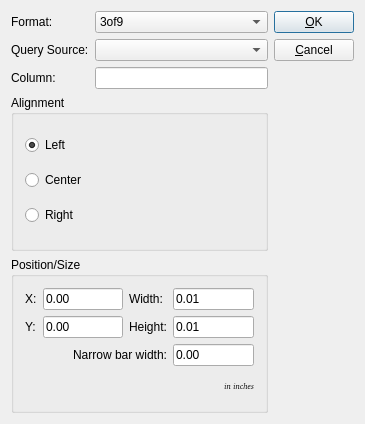
<?xml version="1.0" encoding="UTF-8"?>
<ui version="4.0">
 <comment> * OpenRPT report writer and rendering engine
 * Copyright (C) 2001-2012 by OpenMFG, LLC
 *
 * This library is free software; you can redistribute it and/or
 * modify it under the terms of the GNU Lesser General Public
 * License as published by the Free Software Foundation; either
 * version 2.1 of the License, or (at your option) any later version.
 *
 * This library is distributed in the hope that it will be useful,
 * but WITHOUT ANY WARRANTY; without even the implied warranty of
 * MERCHANTABILITY or FITNESS FOR A PARTICULAR PURPOSE. See the GNU
 * Lesser General Public License for more details.
 *
 * You should have received a copy of the GNU Lesser General Public
 * License along with this library; if not, write to the Free Software
 * Foundation, Inc., 59 Temple Place, Suite 330, Boston, MA 02111-1307 USA
 * Please contact info@openmfg.com with any questions on this license.</comment>
 <class>BarcodeEditor</class>
 <widget class="QDialog" name="BarcodeEditor">
  <property name="geometry">
   <rect>
    <x>0</x>
    <y>0</y>
    <width>365</width>
    <height>424</height>
   </rect>
  </property>
  <property name="sizePolicy">
   <sizepolicy hsizetype="Preferred" vsizetype="Preferred">
    <horstretch>0</horstretch>
    <verstretch>0</verstretch>
   </sizepolicy>
  </property>
  <property name="windowTitle">
   <string>Bar Code Properties</string>
  </property>
  <layout class="QHBoxLayout">
   <property name="spacing">
    <number>6</number>
   </property>
   <property name="margin">
    <number>11</number>
   </property>
   <item>
    <layout class="QVBoxLayout" name="_princpalLayout">
     <property name="spacing">
      <number>6</number>
     </property>
     <property name="margin">
      <number>0</number>
     </property>
     <item>
      <layout class="QGridLayout">
       <property name="margin">
        <number>0</number>
       </property>
       <property name="spacing">
        <number>6</number>
       </property>
       <item row="0" column="0">
        <widget class="QLabel" name="TextLabel1_3_2">
         <property name="frameShape">
          <enum>QFrame::NoFrame</enum>
         </property>
         <property name="frameShadow">
          <enum>QFrame::Plain</enum>
         </property>
         <property name="text">
          <string>Format:</string>
         </property>
        </widget>
       </item>
       <item row="2" column="1">
        <widget class="QLineEdit" name="tbColumn"/>
       </item>
       <item row="2" column="0">
        <widget class="QLabel" name="TextLabel1">
         <property name="sizePolicy">
          <sizepolicy hsizetype="Preferred" vsizetype="Minimum">
           <horstretch>0</horstretch>
           <verstretch>0</verstretch>
          </sizepolicy>
         </property>
         <property name="text">
          <string>Column:</string>
         </property>
        </widget>
       </item>
       <item row="1" column="0">
        <widget class="QLabel" name="TextLabel1_3">
         <property name="text">
          <string>Query Source:</string>
         </property>
        </widget>
       </item>
       <item row="0" column="1">
        <widget class="QComboBox" name="cbFormat">
         <property name="insertPolicy">
          <enum>QComboBox::InsertAtBottom</enum>
         </property>
         <item>
          <property name="text">
           <string>3of9</string>
          </property>
         </item>
         <item>
          <property name="text">
           <string>3of9+</string>
          </property>
         </item>
         <item>
          <property name="text">
           <string>128</string>
          </property>
         </item>
         <item>
          <property name="text">
           <string>ean13</string>
          </property>
         </item>
         <item>
          <property name="text">
           <string>ean8</string>
          </property>
         </item>
         <item>
          <property name="text">
           <string>upc-a</string>
          </property>
         </item>
         <item>
          <property name="text">
           <string>upc-e</string>
          </property>
         </item>
         <item>
          <property name="text">
           <string>Datamatrix square</string>
          </property>
         </item>
         <item>
          <property name="text">
           <string>Datamatrix rectangle</string>
          </property>
         </item>
        </widget>
       </item>
       <item row="1" column="1">
        <widget class="QueryComboBox" name="cbQuery"/>
       </item>
      </layout>
     </item>
     <item>
      <widget class="QGroupBox" name="buttonGroupAlign">
       <property name="title">
        <string>Alignment</string>
       </property>
       <layout class="QVBoxLayout">
        <property name="spacing">
         <number>6</number>
        </property>
        <property name="margin">
         <number>11</number>
        </property>
        <item>
         <widget class="QRadioButton" name="rbAlignLeft">
          <property name="text">
           <string>Left</string>
          </property>
          <property name="checked">
           <bool>true</bool>
          </property>
         </widget>
        </item>
        <item>
         <widget class="QRadioButton" name="rbAlignCenter">
          <property name="text">
           <string>Center</string>
          </property>
         </widget>
        </item>
        <item>
         <widget class="QRadioButton" name="rbAlignRight">
          <property name="text">
           <string>Right</string>
          </property>
         </widget>
        </item>
       </layout>
      </widget>
     </item>
     <item>
      <widget class="QGroupBox" name="GroupBox1">
       <property name="title">
        <string>Position/Size</string>
       </property>
       <layout class="QGridLayout">
        <item row="0" column="0">
         <widget class="QLabel" name="TextLabel1_3_3">
          <property name="text">
           <string>X:</string>
          </property>
         </widget>
        </item>
        <item row="0" column="1">
         <widget class="QLineEdit" name="leXPos">
          <property name="text">
           <string>0.00</string>
          </property>
         </widget>
        </item>
        <item row="0" column="2">
         <widget class="QLabel" name="TextLabel3">
          <property name="text">
           <string>Width:</string>
          </property>
         </widget>
        </item>
        <item row="0" column="3">
         <widget class="QLineEdit" name="leWidth">
          <property name="text">
           <string>0.01</string>
          </property>
         </widget>
        </item>
        <item row="1" column="0">
         <widget class="QLabel" name="TextLabel2">
          <property name="text">
           <string>Y:</string>
          </property>
         </widget>
        </item>
        <item row="1" column="1">
         <widget class="QLineEdit" name="leYPos">
          <property name="text">
           <string>0.00</string>
          </property>
         </widget>
        </item>
        <item row="1" column="2">
         <widget class="QLabel" name="TextLabel4">
          <property name="text">
           <string>Height:</string>
          </property>
         </widget>
        </item>
        <item row="1" column="3">
         <widget class="QLineEdit" name="leHeight">
          <property name="text">
           <string>0.01</string>
          </property>
         </widget>
        </item>
        <item row="2" column="1" colspan="2">
         <widget class="QLabel" name="lnarrowBar">
          <property name="text">
           <string>Narrow bar width:</string>
          </property>
          <property name="alignment">
           <set>Qt::AlignLeading|Qt::AlignLeft|Qt::AlignRight|Qt::AlignTrailing|Qt::AlignVCenter</set>
          </property>
         </widget>
        </item>
        <item row="2" column="3">
         <widget class="QLineEdit" name="leNarrowBarWidth">
          <property name="text">
           <string>0.00</string>
          </property>
         </widget>
        </item>
        <item row="3" column="3">
         <widget class="QLabel" name="TextLabel5">
          <property name="font">
           <font>
            <family>Helvetica [Cronyx]</family>
            <pointsize>6</pointsize>
            <weight>50</weight>
            <italic>true</italic>
            <bold>false</bold>
            <underline>false</underline>
            <strikeout>false</strikeout>
           </font>
          </property>
          <property name="text">
           <string>in inches</string>
          </property>
          <property name="textFormat">
           <enum>Qt::AutoText</enum>
          </property>
          <property name="alignment">
           <set>Qt::AlignRight|Qt::AlignTrailing|Qt::AlignVCenter</set>
          </property>
         </widget>
        </item>
       </layout>
      </widget>
     </item>
    </layout>
   </item>
   <item>
    <layout class="QVBoxLayout">
     <property name="spacing">
      <number>6</number>
     </property>
     <property name="margin">
      <number>0</number>
     </property>
     <item>
      <widget class="QPushButton" name="buttonOk">
       <property name="text">
        <string>&amp;OK</string>
       </property>
       <property name="shortcut">
        <string>Alt+O</string>
       </property>
       <property name="autoDefault">
        <bool>true</bool>
       </property>
       <property name="default">
        <bool>true</bool>
       </property>
      </widget>
     </item>
     <item>
      <widget class="QPushButton" name="buttonCancel">
       <property name="text">
        <string>&amp;Cancel</string>
       </property>
       <property name="shortcut">
        <string>Alt+C</string>
       </property>
       <property name="autoDefault">
        <bool>true</bool>
       </property>
      </widget>
     </item>
     <item>
      <spacer>
       <property name="orientation">
        <enum>Qt::Vertical</enum>
       </property>
       <property name="sizeType">
        <enum>QSizePolicy::Expanding</enum>
       </property>
       <property name="sizeHint" stdset="0">
        <size>
         <width>20</width>
         <height>20</height>
        </size>
       </property>
      </spacer>
     </item>
    </layout>
   </item>
  </layout>
 </widget>
 <layoutdefault spacing="6" margin="11"/>
 <customwidgets>
  <customwidget>
   <class>QueryComboBox</class>
   <extends>QComboBox</extends>
   <header>querycombobox.h</header>
  </customwidget>
 </customwidgets>
 <tabstops>
  <tabstop>cbFormat</tabstop>
  <tabstop>cbQuery</tabstop>
  <tabstop>tbColumn</tabstop>
  <tabstop>rbAlignLeft</tabstop>
  <tabstop>leXPos</tabstop>
  <tabstop>leWidth</tabstop>
  <tabstop>leYPos</tabstop>
  <tabstop>leHeight</tabstop>
  <tabstop>buttonOk</tabstop>
  <tabstop>buttonCancel</tabstop>
 </tabstops>
 <resources/>
 <connections>
  <connection>
   <sender>buttonOk</sender>
   <signal>clicked()</signal>
   <receiver>BarcodeEditor</receiver>
   <slot>accept()</slot>
   <hints>
    <hint type="sourcelabel">
     <x>20</x>
     <y>20</y>
    </hint>
    <hint type="destinationlabel">
     <x>20</x>
     <y>20</y>
    </hint>
   </hints>
  </connection>
  <connection>
   <sender>buttonCancel</sender>
   <signal>clicked()</signal>
   <receiver>BarcodeEditor</receiver>
   <slot>reject()</slot>
   <hints>
    <hint type="sourcelabel">
     <x>20</x>
     <y>20</y>
    </hint>
    <hint type="destinationlabel">
     <x>20</x>
     <y>20</y>
    </hint>
   </hints>
  </connection>
 </connections>
</ui>
